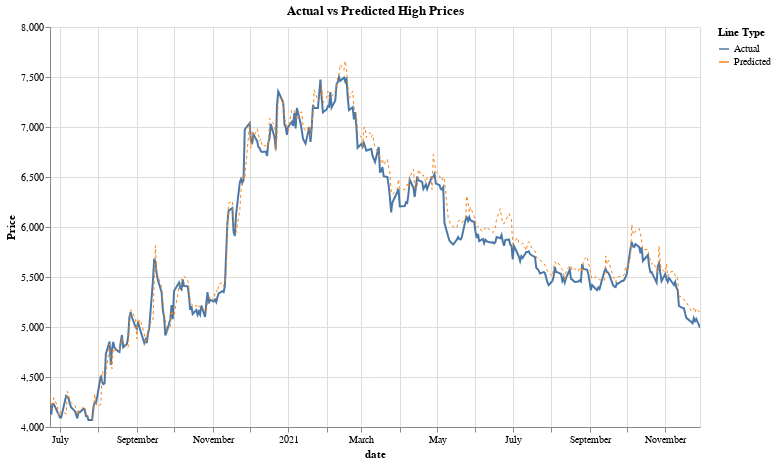

The notebook cell this image was saved under:
### Code cell
import altair as alt

alt.themes.enable('fivethirtyeight')

predictions_df['date'] = pd.to_datetime(predictions_df['date'])

predictions_df['label'] = 'Actual'
predictions_df['predicted_label'] = 'Predicted'

# Actual high price line
line1 = alt.Chart(predictions_df).mark_line(strokeWidth=2).encode(
    x='date:T',
    y=alt.Y('y_test:Q', title='Price', scale=alt.Scale(zero=False)),
    color=alt.Color('label:N', legend=alt.Legend(title="Line Type")),
    tooltip=['date', 'y_test', 'y_pred']
)

# Predicted high price line
line2 = alt.Chart(predictions_df).mark_line(strokeWidth=1, strokeDash=[3, 3]).encode(
    x='date:T',
    y=alt.Y('y_pred:Q', title='', scale=alt.Scale(zero=False)),
    color=alt.Color('predicted_label:N', legend=alt.Legend(title="Line Type")),
    tooltip=['date', 'y_test', 'y_pred']
)

# Combine the two lines
chart = alt.layer(line1, line2).properties(
    title='Actual vs Predicted High Prices',
    width=650,
    height=400
).interactive()

chart

### Figure 1 — Vega-Lite specification as saved in the notebook (floating-point values rounded to 4 significant figures; data arrays with more than 128 entries replaced by an {"elided": "..."} marker saying what was removed)
{"usermeta": {"embedOptions": {"theme": "fivethirtyeight"}}, "config": {"view": {"continuousWidth": 300, "continuousHeight": 300}}, "layer": [{"mark": {"type": "line", "strokeWidth": 2}, "encoding": {"color": {"field": "label", "legend": {"title": "Line Type"}, "type": "nominal"}, "tooltip": [{"field": "date", "type": "temporal"}, {"field": "y_test", "type": "quantitative"}, {"field": "y_pred", "type": "quantitative"}], "x": {"field": "date", "type": "temporal"}, "y": {"field": "y_test", "scale": {"zero": false}, "title": "Price", "type": "quantitative"}}, "name": "view_2"}, {"mark": {"type": "line", "strokeDash": [3, 3], "strokeWidth": 1}, "encoding": {"color": {"field": "predicted_label", "legend": {"title": "Line Type"}, "type": "nominal"}, "tooltip": [{"field": "date", "type": "temporal"}, {"field": "y_test", "type": "quantitative"}, {"field": "y_pred", "type": "quantitative"}], "x": {"field": "date", "type": "temporal"}, "y": {"field": "y_pred", "scale": {"zero": false}, "title": "", "type": "quantitative"}}}], "data": {"name": "data-4b9b550085f6923cb3ff33d8e9200956"}, "height": 400, "params": [{"name": "param_2", "select": {"type": "interval", "encodings": ["x", "y"]}, "bind": "scales", "views": ["view_2"]}], "title": "Actual vs Predicted High Prices", "width": 650, "$schema": "https://vega.github.io/schema/vega-lite/v5.8.0.json", "datasets": {"data-4b9b550085f6923cb3ff33d8e9200956": {"elided": "358 records"}}}
